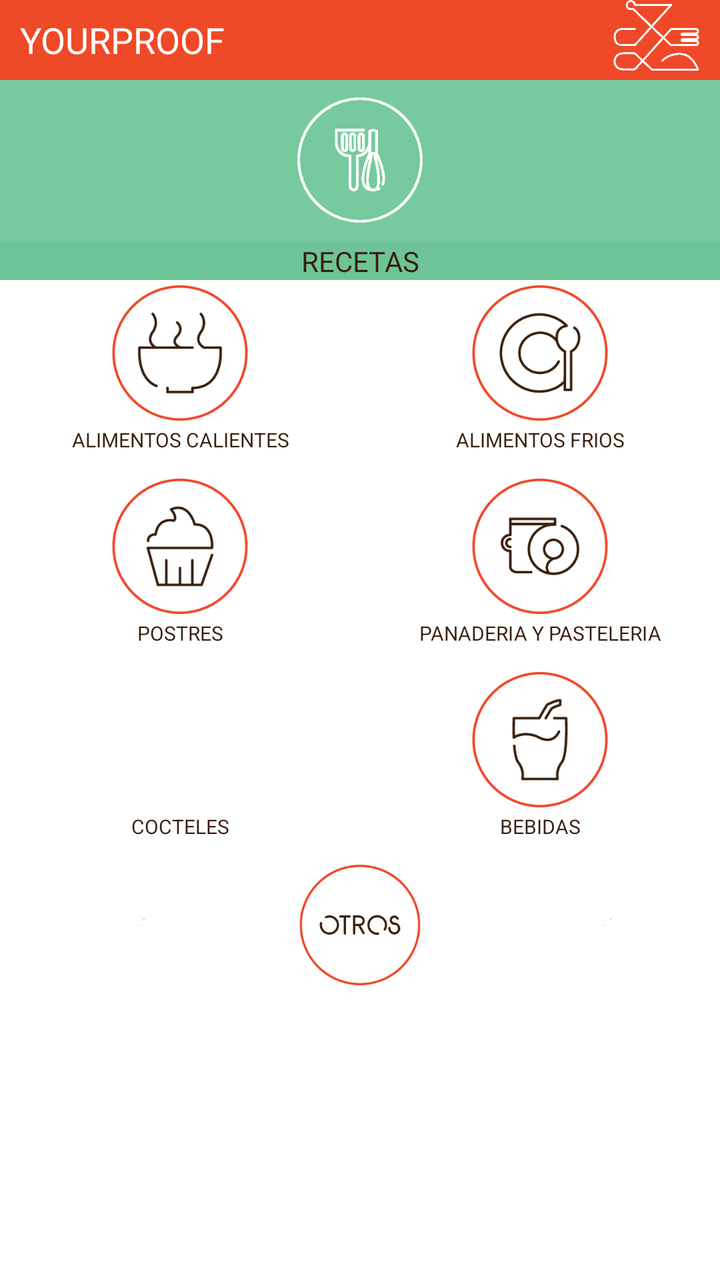
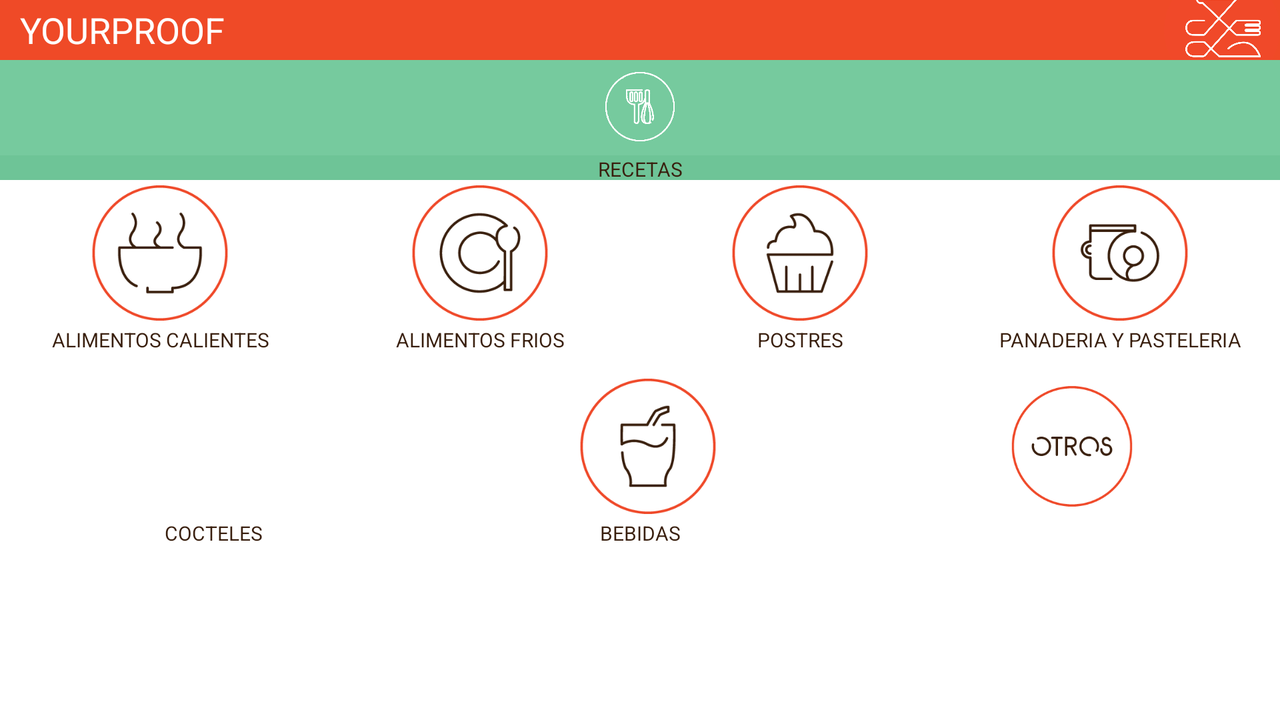

First picture: res/layout/ on a phone held upright. Second picture: the repository's own variant of that layout, on a device whose configuration matches the variant's folder. Source for both follows.
<!-- AndroidManifest.xml: application theme Tema1.Yourproof -->
<!-- res/layout/recetas.xml -->
<?xml version="1.0" encoding="utf-8"?>
<LinearLayout xmlns:android="http://schemas.android.com/apk/res/android"
    android:orientation="vertical" android:layout_width="match_parent"
    android:layout_height="match_parent"
    android:id="@+id/Cont_Principal">

    <TableLayout
        android:layout_width="match_parent"
        android:layout_height="40dp"
        android:id="@+id/Cont_Encabezado" >

        <LinearLayout
            android:orientation="horizontal"
            android:layout_width="match_parent"
            android:layout_height="match_parent"
            android:background="@color/white"
            android:baselineAligned="false" >

            <LinearLayout
                android:orientation="horizontal"
                android:layout_width="match_parent"
                android:layout_height="match_parent"
                android:layout_weight="0.1" >

                <TextView
                    android:layout_width="match_parent"
                    android:layout_height="match_parent"
                    android:text="YOURPROOF"
                    android:id="@+id/textView3"
                    android:textSize="@dimen/abc_text_size_medium_material"
                    android:gravity="left|center"
                    android:layout_marginLeft="10dp"
                    android:textColor="@color/background_floating_material_light" />
            </LinearLayout>

            <LinearLayout
                android:orientation="horizontal"
                android:layout_width="match_parent"
                android:layout_height="match_parent"
                android:layout_weight="0.45" >

                <ImageView
                    android:src="@drawable/g"
                    android:layout_width="match_parent"
                    android:layout_height="match_parent"
                    android:id="@+id/imageView7"
                    android:scaleType="centerCrop" />
            </LinearLayout>
        </LinearLayout>
    </TableLayout>

    <LinearLayout
        android:orientation="vertical"
        android:layout_width="match_parent"
        android:layout_height="100dp"
        android:baselineAligned="false"
        android:layout_gravity="center_horizontal"
        android:gravity="center"
        android:background="@color/accent_material_dark"
        android:id="@+id/Conr_Banner">

        <ImageView
            android:src="@drawable/recetasblanco"
            android:layout_width="wrap_content"
            android:layout_height="match_parent"
            android:id="@+id/VRecetasI"
            android:scaleType="fitCenter"
            android:background="@android:color/transparent"
            android:layout_gravity="center_horizontal"
            android:layout_weight="1"
            android:layout_marginTop="7dp"
            android:layout_marginBottom="7dp" />

        <TextView
            android:layout_width="match_parent"
            android:layout_height="match_parent"
            android:text="RECETAS"
            android:id="@+id/VRecetas"
            android:textSize="@dimen/abc_text_size_small_material"
            android:textColor="@color/Letra"
            android:textAlignment="center"
            android:layout_weight="4"
            android:layout_marginTop="1dp"
            android:background="@color/colorAccent"
            android:gravity="center" />
    </LinearLayout>

    <TableLayout
        android:layout_width="match_parent"
        android:layout_height="wrap_content"
        android:id="@+id/Cont_Iconos">

        <LinearLayout
            android:layout_width="match_parent"
            android:layout_height="wrap_content" >

            <ImageButton
                android:layout_weight="1"
                android:src="@drawable/alimentoscalientes"
                android:id="@+id/BtnAlimentosC"
                android:scaleType="fitCenter"
                android:background="@color/transparent"
                android:layout_width="73dp"
                android:layout_height="73dp"
                android:contextClickable="false"
                android:layout_alignParentTop="true"
                android:layout_alignParentRight="true"
                android:layout_alignParentEnd="false"
                android:onClick="AlimentosC" />

            <ImageButton
                android:layout_weight="1"
                android:src="@drawable/comidafria"
                android:layout_width="73dp"
                android:layout_height="73dp"
                android:id="@+id/BtnComidafria"
                android:scaleType="fitCenter"
                android:background="@color/transparent"
                android:layout_alignParentTop="true"
                android:layout_centerHorizontal="true"
                android:layout_alignParentLeft="true"
                android:layout_alignParentEnd="false"
                android:layout_alignParentStart="true"
                android:onClick="AlimentosF" />
        </LinearLayout>

        <LinearLayout
            android:orientation="horizontal"
            android:layout_width="match_parent"
            android:layout_height="match_parent" >

            <TextView
                android:layout_weight="1"
                android:layout_width="match_parent"
                android:layout_height="match_parent"
                android:text="ALIMENTOS CALIENTES"
                android:id="@+id/VAlimentosC"
                android:textAlignment="center"
                android:textColor="@color/Letra"
                android:layout_marginBottom="10dp"
                android:textSize="10dp"
                android:gravity="center" />

            <TextView
                android:layout_weight="1"
                android:layout_width="match_parent"
                android:layout_height="match_parent"
                android:text="ALIMENTOS FRIOS"
                android:id="@+id/VAlimentosF"
                android:textColor="@color/Letra"
                android:textAlignment="center"
                android:layout_marginBottom="10dp"
                android:textSize="10dp"
                android:gravity="center" />
        </LinearLayout>

        <LinearLayout
            android:orientation="horizontal"
            android:layout_width="match_parent"
            android:layout_height="wrap_content" >

            <ImageButton
                android:layout_weight="1"
                android:src="@drawable/postres"
                android:id="@+id/BtnPostres"
                android:scaleType="fitCenter"
                android:background="@color/transparent"
                android:layout_width="73dp"
                android:layout_height="73dp"
                android:contextClickable="false"
                android:layout_alignParentTop="true"
                android:layout_alignParentRight="true"
                android:layout_alignParentEnd="false"
                android:onClick="Postres" />

            <ImageButton
                android:layout_weight="1"
                android:src="@drawable/panaderias"
                android:layout_width="73dp"
                android:layout_height="73dp"
                android:id="@+id/BtnPasteleria"
                android:scaleType="fitCenter"
                android:background="@color/transparent"
                android:layout_alignParentTop="true"
                android:layout_centerHorizontal="true"
                android:layout_alignParentLeft="true"
                android:layout_alignParentEnd="false"
                android:layout_alignParentStart="true"
                android:onClick="Panaderia" />
        </LinearLayout>

        <LinearLayout
            android:orientation="horizontal"
            android:layout_width="match_parent"
            android:layout_height="match_parent" >

            <TextView
                android:layout_weight="1"
                android:layout_width="match_parent"
                android:layout_height="match_parent"
                android:text="POSTRES"
                android:id="@+id/VPostres"
                android:textAlignment="center"
                android:textColor="@color/Letra"
                android:layout_marginBottom="10dp"
                android:textSize="10dp"
                android:gravity="center" />

            <TextView
                android:layout_weight="1"
                android:layout_width="match_parent"
                android:layout_height="match_parent"
                android:text="PANADERIA Y PASTELERIA"
                android:id="@+id/textView13"
                android:textColor="@color/Letra"
                android:textAlignment="center"
                android:layout_marginBottom="10dp"
                android:textSize="10dp"
                android:gravity="center" />
        </LinearLayout>

        <LinearLayout
            android:orientation="horizontal"
            android:layout_width="match_parent"
            android:layout_height="match_parent">

            <ImageButton
                android:layout_weight="1"
                android:src="@drawable/cocteles"
                android:layout_width="73dp"
                android:layout_height="73dp"
                android:id="@+id/BtnCoctelesR"
                android:scaleType="fitCenter"
                android:background="@color/transparent"
                android:minHeight="200dp"
                android:layout_column="1"
                android:layout_alignParentTop="true"
                android:layout_alignParentLeft="true"
                android:layout_alignParentStart="true"
                android:onClick="Cocteles" />

            <ImageButton
                android:src="@drawable/bebidas"
                android:layout_width="73dp"
                android:layout_height="73dp"
                android:id="@+id/BtnBebidasR"
                android:scaleType="fitCenter"
                android:layout_weight="1"
                android:background="@color/transparent"
                android:layout_alignParentBottom="true"
                android:layout_alignParentRight="true"
                android:layout_alignParentEnd="true"
                android:onClick="Bebidas" />
        </LinearLayout>

        <LinearLayout
            android:orientation="horizontal"
            android:layout_width="match_parent"
            android:layout_height="match_parent" >

            <TextView
                android:layout_weight="1"
                android:layout_width="match_parent"
                android:layout_height="match_parent"
                android:text="COCTELES"
                android:id="@+id/VCocteles"
                android:textAlignment="center"
                android:textColor="@color/Letra"
                android:textSize="10dp"
                android:gravity="center" />

            <TextView
                android:layout_weight="1"
                android:layout_width="match_parent"
                android:layout_height="match_parent"
                android:text="BEBIDAS"
                android:id="@+id/BtnBebidasRe"
                android:textColor="@color/Letra"
                android:textAlignment="center"
                android:textSize="10dp"
                android:gravity="center" />
        </LinearLayout>

        <LinearLayout
            android:orientation="horizontal"
            android:layout_width="match_parent"
            android:layout_height="wrap_content"
            android:gravity="center" >

            <ImageView
                android:layout_weight="1"
                android:src="@drawable/recetasblanco"
                android:layout_width="85dp"
                android:layout_height="85dp"
                android:id="@+id/ImgInvisible"
                android:scaleType="fitCenter"
                android:background="@color/transparent"
                android:layout_alignParentTop="true"
                android:layout_alignParentLeft="true"
                android:layout_alignParentStart="true" />

            <ImageButton
                android:src="@drawable/otros"
                android:layout_width="65dp"
                android:layout_height="65dp"
                android:id="@+id/BtnOtrosR"
                android:scaleType="fitCenter"
                android:background="@color/transparent"
                android:layout_alignParentBottom="true"
                android:layout_alignParentRight="true"
                android:layout_alignParentEnd="true"
                android:layout_weight="1"
                android:onClick="Otros" />

            <ImageView
                android:layout_weight="1"
                android:src="@drawable/recetasblanco"
                android:layout_width="85dp"
                android:layout_height="85dp"
                android:id="@+id/ImgInvisible2"
                android:scaleType="fitCenter"
                android:background="@color/transparent"
                android:layout_alignParentTop="true"
                android:layout_alignParentLeft="true"
                android:layout_alignParentStart="true" />
        </LinearLayout>
    </TableLayout>

</LinearLayout>
<!-- resources referenced by this layout -->
<resources>
  <color name="Letra">#391f0e</color>
  <color name="accent_material_dark">#76ca9e</color>
  <color name="colorAccent">#6ec497</color>
  <color name="transparent">#00fafae4</color>
  <color name="white">#ef4a27</color>
  <!-- drawable alimentoscalientes: png bitmap (drawable, 6985 bytes) -->
  <!-- drawable bebidas: png bitmap (drawable, 6871 bytes) -->
  <!-- drawable comidafria: png bitmap (drawable, 8537 bytes) -->
  <!-- drawable g: png bitmap (drawable, 80443 bytes) -->
  <!-- drawable otros: png bitmap (drawable, 7020 bytes) -->
  <!-- drawable panaderias: png bitmap (drawable, 7917 bytes) -->
  <!-- drawable postres: png bitmap (drawable, 6831 bytes) -->
  <!-- drawable recetasblanco: png bitmap (drawable, 4625 bytes) -->
  <!-- from res/values-v21/ -->
  <style name="Tema1.Yourproof" parent="Theme.AppCompat.NoActionBar">
          <item name="android:colorBackground">@android:color/white</item>
          <item name="android:statusBarColor">@color/material_grey_850</item>
          <item name="android:textColorPrimary">@color/Letra</item>
          <item name="android:textColorSecondary">@color/holo_red_light</item>
          <item name="colorPrimary">@color/white</item>
          <item name="android:colorForeground">@color/accent_material_dark</item>
          <item name="android:textColorSecondaryInverse">@color/colorAccent</item>
          <item name="android:windowBackground">@android:color/background_light</item>
          <item name="android:textColorPrimaryInverse">@color/abc_search_url_text_selected</item>
          <item name="colorAccent">@color/white</item>
          <item name="colorPrimaryDark">@color/primary_dark_material_dark</item>
      </style>
  <color name="holo_red_light">#83ef4a27</color>
  <color name="primary_dark_material_dark">#391f0e</color>
</resources>
<!-- res/layout-land/recetas.xml (the repository's variant of the layout above) -->
<!-- drawn on the phone turned sideways -->
<?xml version="1.0" encoding="utf-8"?>
<LinearLayout xmlns:android="http://schemas.android.com/apk/res/android"
    android:orientation="vertical" android:layout_width="match_parent"
    android:layout_height="match_parent"
    android:id="@+id/Cont_Principal">

    <TableLayout
        android:layout_width="match_parent"
        android:layout_height="30dp"
        android:id="@+id/Cont_" >

        <LinearLayout
            android:orientation="horizontal"
            android:layout_width="match_parent"
            android:layout_height="match_parent"
            android:background="@color/white"
            android:baselineAligned="false" >

            <LinearLayout
                android:orientation="horizontal"
                android:layout_width="match_parent"
                android:layout_height="match_parent"
                android:layout_weight="0.1" >

                <TextView
                    android:layout_width="match_parent"
                    android:layout_height="match_parent"
                    android:text="YOURPROOF"
                    android:id="@+id/textView5"
                    android:textSize="@dimen/abc_text_size_medium_material"
                    android:gravity="left|center"
                    android:layout_marginLeft="10dp"
                    android:textColor="@color/background_floating_material_light" />
            </LinearLayout>

            <LinearLayout
                android:orientation="horizontal"
                android:layout_width="match_parent"
                android:layout_height="match_parent"
                android:layout_weight="1" >

                <ImageView
                    android:src="@drawable/g"
                    android:layout_width="match_parent"
                    android:layout_height="match_parent"
                    android:id="@+id/imageView9"
                    android:layout_weight="0.3"
                    android:scaleType="centerCrop" />
            </LinearLayout>
        </LinearLayout>
    </TableLayout>

    <LinearLayout
        android:orientation="vertical"
        android:layout_width="match_parent"
        android:layout_height="60dp"
        android:baselineAligned="false"
        android:layout_gravity="center_horizontal"
        android:gravity="center"
        android:background="@color/accent_material_dark"
        android:id="@+id/Conr_Banner">

        <ImageView
            android:src="@drawable/recetasblanco"
            android:layout_width="wrap_content"
            android:layout_height="match_parent"
            android:id="@+id/VRecetasI"
            android:scaleType="fitCenter"
            android:background="@android:color/transparent"
            android:layout_gravity="center_horizontal"
            android:layout_weight="1"
            android:layout_marginTop="5dp"
            android:layout_marginBottom="5dp" />

        <TextView
            android:layout_width="match_parent"
            android:layout_height="match_parent"
            android:text="RECETAS"
            android:id="@+id/VRecetas"
            android:textSize="10sp"
            android:textColor="@color/Letra"
            android:textAlignment="center"
            android:layout_weight="3.5"
            android:layout_marginTop="1dp"
            android:background="@color/colorAccent" />
    </LinearLayout>

    <TableLayout
        android:layout_width="match_parent"
        android:layout_height="wrap_content"
        android:id="@+id/Cont_Iconos">

        <LinearLayout
            android:layout_width="match_parent"
            android:layout_height="wrap_content" >

            <ImageButton
                android:layout_weight="1"
                android:src="@drawable/alimentoscalientes"
                android:id="@+id/BtnAlimentosC"
                android:scaleType="fitCenter"
                android:background="@color/transparent"
                android:layout_width="73dp"
                android:layout_height="73dp"
                android:contextClickable="false"
                android:layout_alignParentTop="true"
                android:layout_alignParentRight="true"
                android:layout_alignParentEnd="false"
                android:onClick="AlimentosC" />

            <ImageButton
                android:layout_weight="1"
                android:src="@drawable/comidafria"
                android:layout_width="73dp"
                android:layout_height="73dp"
                android:id="@+id/BtnComidafria"
                android:scaleType="fitCenter"
                android:background="@color/transparent"
                android:layout_alignParentTop="true"
                android:layout_centerHorizontal="true"
                android:layout_alignParentLeft="true"
                android:layout_alignParentEnd="false"
                android:layout_alignParentStart="true" />

            <ImageButton
                android:layout_weight="1"
                android:src="@drawable/postres"
                android:id="@+id/BtnPostres"
                android:scaleType="fitCenter"
                android:background="@color/transparent"
                android:layout_width="73dp"
                android:layout_height="73dp"
                android:contextClickable="false"
                android:layout_alignParentTop="true"
                android:layout_alignParentRight="true"
                android:layout_alignParentEnd="false" />

            <ImageButton
                android:layout_weight="1"
                android:src="@drawable/panaderias"
                android:layout_width="73dp"
                android:layout_height="73dp"
                android:id="@+id/BtnPasteleria"
                android:scaleType="fitCenter"
                android:background="@color/transparent"
                android:layout_alignParentTop="true"
                android:layout_centerHorizontal="true"
                android:layout_alignParentLeft="true"
                android:layout_alignParentEnd="false"
                android:layout_alignParentStart="true" />
        </LinearLayout>

        <LinearLayout
            android:orientation="horizontal"
            android:layout_width="match_parent"
            android:layout_height="match_parent" >

            <TextView
                android:layout_weight="1"
                android:layout_width="match_parent"
                android:layout_height="match_parent"
                android:text="ALIMENTOS CALIENTES"
                android:id="@+id/VAlimentosC"
                android:textAlignment="center"
                android:textColor="@color/Letra"
                android:layout_marginBottom="10dp"
                android:textSize="10dp" />

            <TextView
                android:layout_weight="1"
                android:layout_width="match_parent"
                android:layout_height="match_parent"
                android:text="ALIMENTOS FRIOS"
                android:id="@+id/VAlimentosF"
                android:textColor="@color/Letra"
                android:textAlignment="center"
                android:layout_marginBottom="10dp"
                android:textSize="10dp" />

            <TextView
                android:layout_weight="1"
                android:layout_width="match_parent"
                android:layout_height="match_parent"
                android:text="POSTRES"
                android:id="@+id/VPostres"
                android:textAlignment="center"
                android:textColor="@color/Letra"
                android:layout_marginBottom="10dp"
                android:textSize="10dp" />

            <TextView
                android:layout_weight="1"
                android:layout_width="match_parent"
                android:layout_height="match_parent"
                android:text="PANADERIA Y PASTELERIA"
                android:id="@+id/VPanaderia"
                android:textColor="@color/Letra"
                android:textAlignment="center"
                android:layout_marginBottom="10dp"
                android:textSize="10dp" />
        </LinearLayout>

        <LinearLayout
            android:orientation="horizontal"
            android:layout_width="match_parent"
            android:layout_height="match_parent">

            <ImageButton
                android:layout_weight="1"
                android:src="@drawable/cocteles"
                android:layout_width="73dp"
                android:layout_height="73dp"
                android:id="@+id/BtnCoctelesR"
                android:scaleType="fitCenter"
                android:background="@color/transparent"
                android:minHeight="200dp"
                android:layout_column="1"
                android:layout_alignParentTop="true"
                android:layout_alignParentLeft="true"
                android:layout_alignParentStart="true" />

            <ImageButton
                android:src="@drawable/bebidas"
                android:layout_width="73dp"
                android:layout_height="73dp"
                android:id="@+id/BtnBebidasR"
                android:scaleType="fitCenter"
                android:layout_weight="1"
                android:background="@color/transparent"
                android:layout_alignParentBottom="true"
                android:layout_alignParentRight="true"
                android:layout_alignParentEnd="true" />

            <ImageButton
                android:src="@drawable/otros"
                android:layout_width="65dp"
                android:layout_height="65dp"
                android:id="@+id/BtnOtrosR"
                android:scaleType="fitCenter"
                android:background="@color/transparent"
                android:layout_alignParentBottom="true"
                android:layout_alignParentRight="true"
                android:layout_alignParentEnd="true"
                android:layout_weight="1"
                android:layout_gravity="center_vertical" />
        </LinearLayout>

        <LinearLayout
            android:orientation="horizontal"
            android:layout_width="match_parent"
            android:layout_height="match_parent" >

            <TextView
                android:layout_weight="1"
                android:layout_width="match_parent"
                android:layout_height="match_parent"
                android:text="COCTELES"
                android:id="@+id/VCocteles"
                android:textAlignment="center"
                android:textColor="@color/Letra"
                android:textSize="10dp" />

            <TextView
                android:layout_weight="1"
                android:layout_width="match_parent"
                android:layout_height="match_parent"
                android:text="BEBIDAS"
                android:id="@+id/BtnBebidasRe"
                android:textColor="@color/Letra"
                android:textAlignment="center"
                android:textSize="10dp" />

            <TextView
                android:layout_weight="1"
                android:layout_width="match_parent"
                android:layout_height="match_parent"
                android:id="@+id/VOtros"
                android:textColor="@color/Letra"
                android:textAlignment="center"
                android:textSize="10dp" />
        </LinearLayout>

    </TableLayout>

</LinearLayout>
